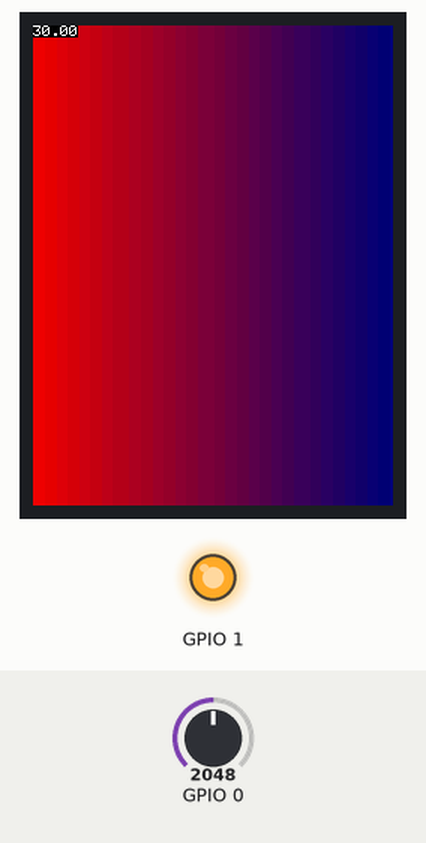
Simulated run of this sketch. Board: ESP32. Parts: 240×320 colour display, output pins drawn as LEDs (lit = HIGH). Inputs (shaded band) come from the test bench; at power-on: GPIO 0 = 2048.

Above: at 1.4 s.
1.5 s: GPIO 0 set to 2866
3.0 s: GPIO 0 set to 3603
At 3.6 s:
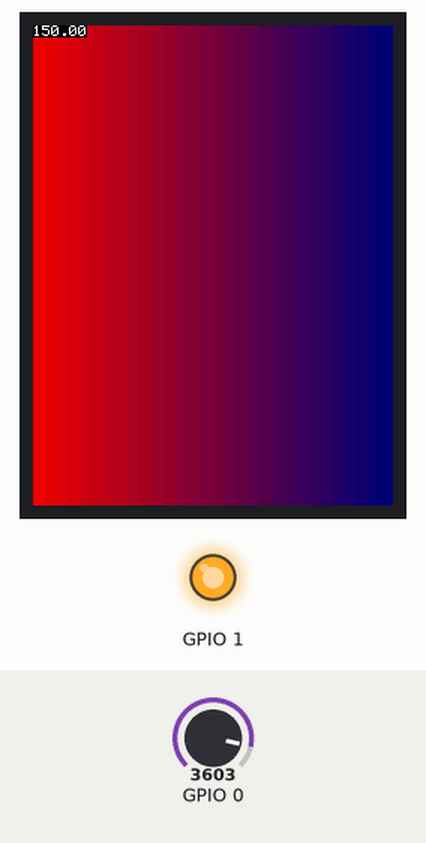
4.5 s: GPIO 0 set to 4095
Timing chart, 0 to 7.5 s (numbered marks = the images above; inputs shaded):
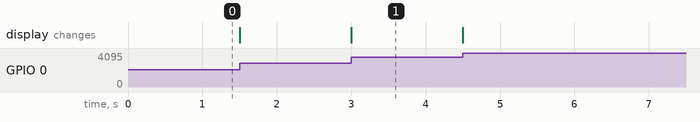

The sketch:

BatteryLevel.ino
```cpp
#include "FS.h"

#include <SPI.h>
#include <TFT_eSPI.h>      // Hardware-specific library
#include <TFT_eWidget.h>           // Widget library

TFT_eSPI tft = TFT_eSPI(); // Invoke custom library

// This is the file name used to store the calibration data
// You can change this to create new calibration files.
// The SPIFFS file name must start with "/".
#define CALIBRATION_FILE "/TouchCalData1"


void setup() {
  // put your setup code here, to run once:
  Serial.begin(115200);
  //LCD
  pinMode(1, OUTPUT);
  digitalWrite(1,HIGH);
  // Initialise the TFT screen
  tft.init();
  // Set the rotation
  tft.setRotation(0);
  // Clear the screen
  tft.setTextColor(0xFFFF,0x0000,true);
  tft.fillRectHGradient(0, 0, tft.width(), tft.height(), 0xF000, 0x000F);
}

void loop() {
  // put your main code here, to run repeatedly:
    //float batteryLevel = map(analogRead(0), 0.0f, 4095.0f, 0, 100);
    float batteryLevel=map(abs(float(analogRead(0))),1650.0f,2950.0f,0.0f,100.0f); //no battery, 1V with 1650    1.77test 4.17btt with 3000
    tft.setTextDatum(0);
    tft.println(batteryLevel);
    tft.setCursor(0,0);

}
```

Measured:
- after the input at 3.0 s, the display: changes at once (image 1)
